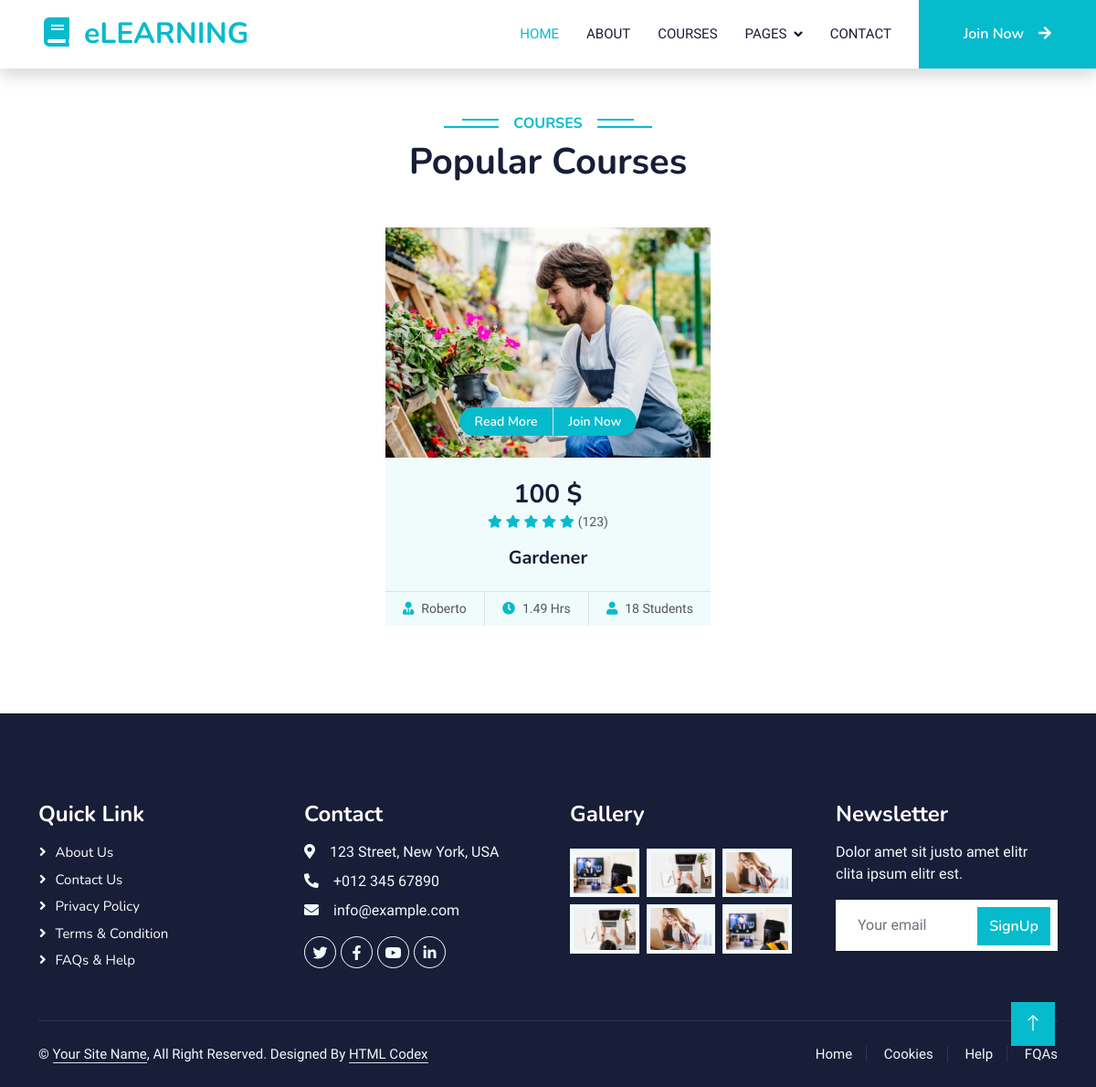
Screenshot of /blog/pcourse/4 with the database file from the repository.
### blog/models.py (models this page shows, shortened)
class Popcourses(models.Model):
    name = models.CharField(max_length=100)
    price = models.IntegerField()
    shaxs = models.CharField(max_length=100)
    son = models.IntegerField()
    img = models.ImageField(upload_to='Popcourses/img')

### blog/views.py (the view)
# urls.py: path("pcourse/<int:id>", pcoursedetailview, name='pcourse_detail_view'),
def pcoursedetailview(request, id):
    try:
        pcourse = Popcourses.objects.get(id=id)
        context = {
            "pcourse": pcourse
        }
    except contact.DoesNotExist:
        raise Http404("No blog found")
    return render(request, "pcourse_detail.html", context=context)

### templates/pcourse_detail.html
{% extends 'base.html' %}
{% load static %}
{% block content %}
    <div class="container-xxl py-5">
        <div class="container">
            <div class="text-center wow fadeInUp" data-wow-delay="0.1s">
                <h6 class="section-title bg-white text-center text-primary px-3">Courses</h6>
                <h1 class="mb-5">Popular Courses</h1>
            </div>
            <div class="row g-4 justify-content-center">
                <div class="col-lg-4 col-md-6 wow fadeInUp" data-wow-delay="0.1s">
                    <div class="course-item bg-light">
                        <div class="position-relative overflow-hidden">
                            <img  class="img-fluid" src="{{pcourse.img.url}}" alt="">
                            <div class="w-100 d-flex justify-content-center position-absolute bottom-0 start-0 mb-4">
                                <a href="#" class="flex-shrink-0 btn btn-sm btn-primary px-3 border-end" style="border-radius: 30px 0 0 30px;">Read More</a>
                                <a href="#" class="flex-shrink-0 btn btn-sm btn-primary px-3" style="border-radius: 0 30px 30px 0;">Join Now</a>
                            </div>
                        </div>
                        <div class="text-center p-4 pb-0">
                            <h3 class="mb-0">{{ pcourse.price }} $</h3>
                            <div class="mb-3">
                                <small class="fa fa-star text-primary"></small>
                                <small class="fa fa-star text-primary"></small>
                                <small class="fa fa-star text-primary"></small>
                                <small class="fa fa-star text-primary"></small>
                                <small class="fa fa-star text-primary"></small>
                                <small>(123)</small>
                            </div>
                            <h5 class="mb-4">{{ pcourse.name }}</h5>
                        </div>
                        <div class="d-flex border-top">
                            <small class="flex-fill text-center border-end py-2"><i class="fa fa-user-tie text-primary me-2"></i>{{ pcourse.shaxs }}</small>
                            <small class="flex-fill text-center border-end py-2"><i class="fa fa-clock text-primary me-2"></i>1.49 Hrs</small>
                            <small class="flex-fill text-center py-2"><i class="fa fa-user text-primary me-2"></i>{{ pcourse.son }} Students</small>
                        </div>
                    </div>
                </div>
            </div>
        </div>
    </div>
{% endblock content %}

### static/css/style.css (style rules this page uses)
:root { --primary: #06BBCC; --light: #F0FBFC; --dark: #181d38; }
.btn { font-family: 'Nunito', sans-serif; font-weight: 600; transition: .5s; }
.btn.btn-primary, .btn.btn-secondary { color: #FFFFFF; }
.section-title { position: relative; display: inline-block; text-transform: uppercase; }
.section-title::before { position: absolute; content: ""; width: calc(100% + 80px); height: 2px; top: 4px; left: -40px; background: var(--primary); z-index: -1; }
.section-title::after { position: absolute; content: ""; width: calc(100% + 120px); height: 2px; bottom: 5px; left: -60px; background: var(--primary); z-index: -1; }
.category img, .course-item img { transition: .5s; }

### rows the page displays
Popcourses: img (picture), price "100", name "Gardener", shaxs "Roberto", son "18"
